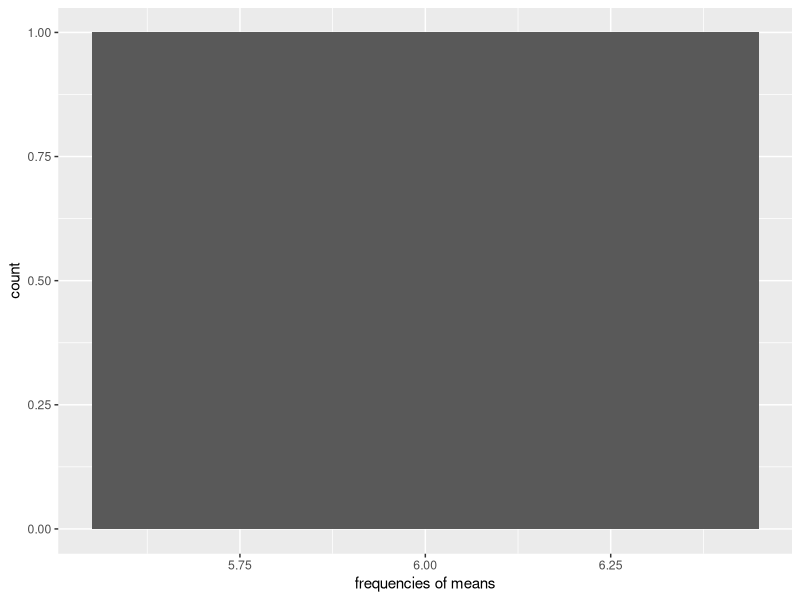

Write the R code that produced this figure.
# the central limit theorem
# throw a biased die "number_of_rolls" time and take the mean
# repeat "number_of_samples" time
# plot how often each mean appears
# expected outcome: for large numbers the plot will resemble a bell curve

library(tidyverse)

number_of_rolls <- 1 #sample size
number_of_samples <- 1 # number of samples

list <- vector(length = number_of_samples) # list of all sampled means

for (i in 1:number_of_samples)
{
  # sample the die
  mean <- mean(sample(x = c(1,2,3,4,5,6), size = number_of_rolls, prob = c(.4,0,.1,.1,0,0.4), replace=T))
  # save the mean into the list
  list[i]<-mean
}

# plot the list of means
enframe(list) %>%
  ggplot() + geom_bar(aes(x=value)) + scale_x_continuous(name = "frequencies of means")


